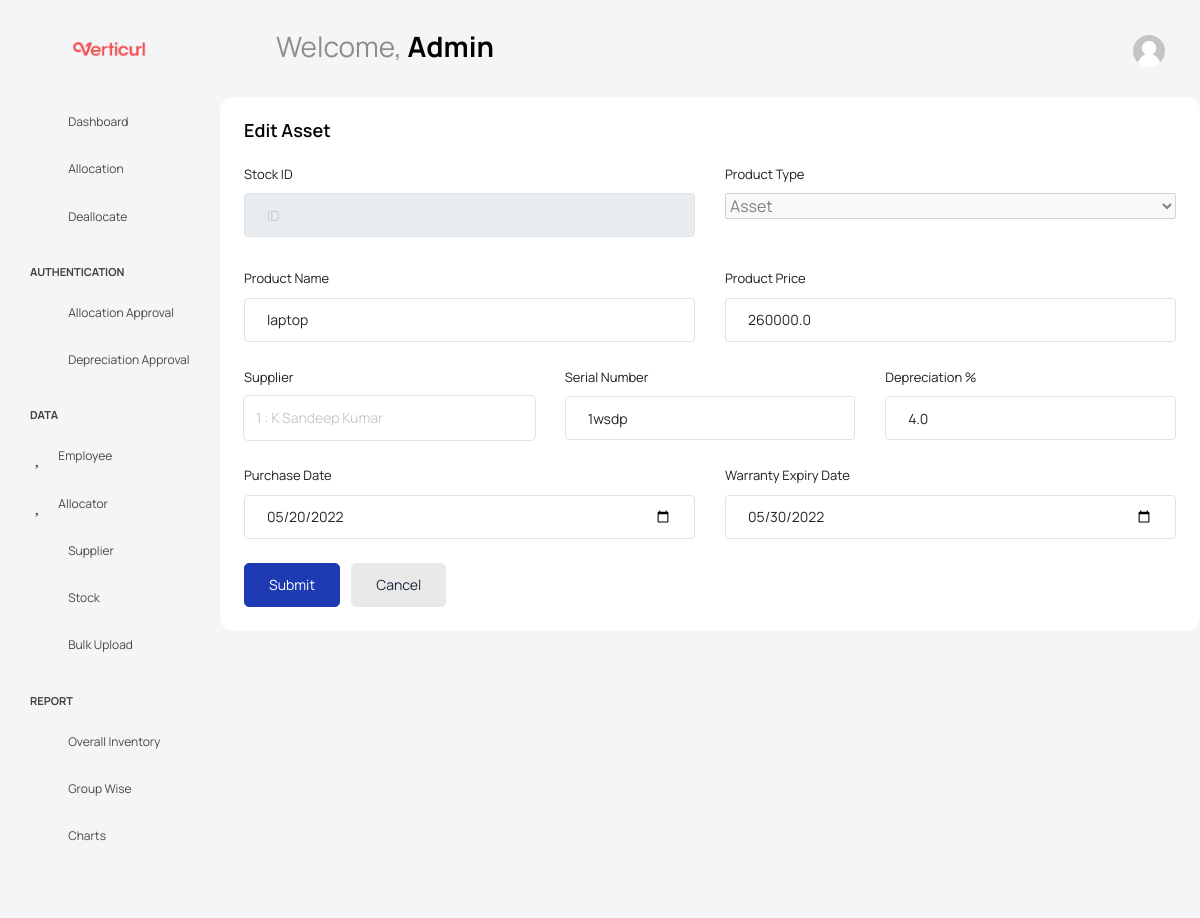
Screenshot of /editAsset/1/ with the database file from the repository.
### App/models.py (models this page shows, shortened)
class Asset(models.Model):
    aid = models.ForeignKey(Stock,on_delete=models.CASCADE)
    serial_number = models.CharField(max_length=100)
    depreciation = models.FloatField()
    warranty_date = models.DateField()
    status = models.IntegerField()
    age = models.IntegerField()
    depActive = models.IntegerField()

class Stock(models.Model):
    id = models.IntegerField(primary_key=True)
    product_name = models.CharField(max_length=100)
    product_price = models.FloatField()
    product_type = models.CharField(max_length=20)
    supplier = models.ForeignKey(Supplier, on_delete=models.CASCADE)
    dop = models.DateField()
    temp = models.CharField(max_length=100)

class Supplier(models.Model):
    sid = models.IntegerField(primary_key=True)
    mobile = models.CharField(max_length=10)
    name = models.CharField(max_length=30)
    email = models.EmailField()
    product_type = models.CharField(max_length=20)
    GST = models.CharField(max_length=50)
    address = models.CharField(max_length=500)
    pincode = models.IntegerField()

### App/views.py (the view, shortened to what this page needs)
# urls.py: path('editAsset/<str:pk>/', views.editAsset, name='editAsset'),
def editAsset(request,pk):
    su = Stock.objects.get(id=pk)
    emp = Asset.objects.get(aid=su)
    sdate = su.dop.strftime("%Y-%m-%d")
    con = Supplier.objects.exclude(product_type='Consumables')
    exp = emp.warranty_date.strftime("%Y-%m-%d")
    context = {
        'ls': emp,
        'sdate': sdate,
        'con': con,
        'exp': exp,
    }
    return render(request, 'App/Admin/Stock/editAsset.html',context)

### templates/App/Admin/Stock/editAsset.html (shortened to what this page needs)
<!DOCTYPE html>
{% load static %}
<html lang="en">
<head>
  <link rel="stylesheet" href="{% static 'vendors/feather/feather.css'%} ">
  <link rel="stylesheet" href="{% static 'vendors/mdi/css/materialdesignicons.min.css'%} ">
  <link rel="stylesheet" href="{% static 'vendors/ti-icons/css/themify-icons.css'%} ">
  <link rel="stylesheet" href="{% static 'vendors/typicons/typicons.css'%} ">
  <link rel="stylesheet" href="{% static 'vendors/simple-line-icons/css/simple-line-icons.css'%} ">
  <link rel="stylesheet" href="{% static 'vendors/css/vendor.bundle.base.css'%} ">
  <link rel="stylesheet" href="{% static 'vendors/datatables.net-bs4/dataTables.bootstrap4.css'%} ">
  <link rel="stylesheet" type="text/css" href="{% static 'js/select.dataTables.min.css'%} ">
  <link rel="stylesheet" href="{% static 'vendors/select2/select2.min.css'%} ">
  <link rel="stylesheet" href="{% static 'vendors/select2-bootstrap-theme/select2-bootstrap.min.css'%} ">
  <link rel="stylesheet" href="{% static 'css/vertical-layout-light/style.css'%} ">
</head>
<body class="with-welcome-text">
  <div class="container-scroller">
    <nav class="navbar default-layout col-lg-12 col-12 p-0 fixed-top d-flex align-items-top flex-row">
      <div class="text-center navbar-brand-wrapper d-flex align-items-center justify-content-start">
        <div class="me-3">
          <button class="navbar-toggler navbar-toggler align-self-center" type="button" data-bs-toggle="minimize">
            <span class="icon-menu"></span>
          </button>
        </div>
        <div>
          <a class="navbar-brand brand-logo" href="/Admin_Dashboard/">
            <img src="{% static 'Assert/Logo3.png'%}" alt="logo" />
          </a>
        </div>
      </div>
      <div class="navbar-menu-wrapper d-flex align-items-top">
        <ul class="navbar-nav">
          <li class="nav-item font-weight-semibold d-none d-lg-block ms-0">
            <h1 class="welcome-text">Welcome, <span class="text-black fw-bold">Admin</span></h1>
          </li>
        </ul>
        <ul class="navbar-nav ms-auto">
          <li class="nav-item dropdown d-none d-lg-block user-dropdown">
            <a class="nav-link" id="UserDropdown" href="#" data-bs-toggle="dropdown" aria-expanded="false">
              <img class="img-xs rounded-circle" src="{% static 'images/empty_face.jpg' %}" alt="Profile image"> </a>
          </li>
        </ul>
      </div>
    </nav>
    <div class="container-fluid page-body-wrapper">
      <nav class="sidebar sidebar-offcanvas" id="sidebar">
        <ul class="nav">
          <li class="nav-item">
            <a class="nav-link" href="/Admin_Dashboard/">
              <i class="mdi mdi-grid-large menu-icon"></i>
              <span class="menu-title">Dashboard</span>
            </a>
          </li>
          <li class="nav-item">
            <a class="nav-link" href="/allocate/">
              <i class="menu-icon mdi mdi-account-key"></i>
              <span class="menu-title">Allocation</span>
            </a>
          </li>
          <li class="nav-item">
            <a class="nav-link" href="\deallocate\">
              <i class="menu-icon mdi mdi-account-minus"></i>
              <span class="menu-title">Deallocate</span>
            </a>
          </li>
          <li class="nav-item nav-category">Authentication</li>
          <li class="nav-item">
            <a class="nav-link" href="/allocationApproval/">
              <i class="menu-icon mdi  mdi mdi-check"></i>
              <span class="menu-title">Allocation Approval</span>
            </a>
          </li>
          <li class="nav-item">
            <a class="nav-link" href="/depreciationApproval/">
              <i class="menu-icon ti-arrow-down"></i>
              <span class="menu-title">Depreciation Approval</span>
            </a>
          </li>
          <li class="nav-item nav-category">Data</li>
          <li class="nav-item">
            <a class="nav-link" href="/employee/">
              <i class="menu-icon mdi  mdi mdi-account"></i>
              <span class="menu-title">Employee</span>
            </a>
          </li>
            <li class="nav-item">
            <a class="nav-link" href="/newAllocator/">
              <i class="menu-icon mdi  mdi mdi-account"></i>
              <span class="menu-title">Allocator</span>
            </a>
          </li>
          <li class="nav-item">
            <a class="nav-link" href="/supplier/">
              <i class="menu-icon mdi mdi-worker"></i>
              <span class="menu-title">Supplier</span>
            </a>
          </li>
          <li class="nav-item">
            <a class="nav-link" href="/stock/">
              <i class="menu-icon mdi mdi-cart"></i>
              <span class="menu-title">Stock</span>
            </a>
          </li>
            <li class="nav-item">
            <a class="nav-link" href="/bulk/">
              <i class="menu-icon mdi mdi-cloud"></i>
              <span class="menu-title">Bulk Upload</span>
            </a>
          </li>
          <li class="nav-item nav-category">Report</li>
          <li class="nav-item">
            <a class="nav-link"  href="/overallInventory/" >
              <i class="menu-icon mdi mdi-book-open"></i>
              <span class="menu-title">Overall Inventory</span>
            </a>
          </li>
          <li class="nav-item">
            <a class="nav-link" data-bs-toggle="collapse" href="#general-pages" aria-expanded="false" aria-controls="general-pages">
              <i class="menu-icon mdi mdi-book-multiple"></i>
              <span class="menu-title">Group Wise</span>
              <i class="menu-arrow"></i>
            </a>
          </li>
          <li class="nav-item">
            <a class="nav-link" data-bs-toggle="collapse" href="#error" aria-expanded="false" aria-controls="error">
              <i class="menu-icon mdi mdi mdi-chart-line"></i>
              <span class="menu-title">Charts</span>
              <i class="menu-arrow"></i>
            </a>
          </li>
        </ul>
      </nav>
      <div class="main-panel">
        <div class="col-12 grid-margin stretch-card">
              <div class="card">
                <div class="card-body">
                  <h4 class="card-title">Edit Asset</h4>
                  <form class="forms-sample" method="post">
                    <div class="form-group row">
                      <div class="col">
                          <label>Stock ID</label>
                          <input disabled type="text" class="form-control" id="Empid" placeholder="ID">
                      </div>
                      <div class="col">
                           <div  class="form-group">
                            <label>Product Type</label>
                            <select disabled class="js-example-basic-single w-100">
                              <option value="asset">Asset</option>
                            </select>
                          </div>
                        </div>
                      </div>
                    <div class="form-group row">
                        <div class="col">
                          <label>Product Name</label>
                          <input required type="text" class="form-control" name="product_name" value="{{ls.aid.product_name}}">
                        </div>
                        <div class="col">
                          <label>Product Price</label>
                          <input required type="text" class="form-control" name="product_price" value="{{ls.aid.product_price}}">
                        </div>
                      </div>
                    <div class="form-group row">
                      <div class="col" id="CSUP" >
                        <label >Supplier </label>
                        <select required  class="form-control" name="supplier">
                          <option selected="selected" value="{{ls.aid.supplier.sid}}" >{{ls.aid.supplier.sid}} : {{ls.aid.supplier.name}}</option>
                        </select>
                      </div>
                      <div class="col"  id="SN" >
                          <label>Serial Number</label>
                          <input  type="text" class="form-control" name="serial_number" value="{{ls.serial_number}}">
                        </div>
                      <div class="col"  id="DP" >
                          <label>Depreciation %</label>
                          <input step="0.01"  type="number" class="form-control" name="depreciation" value="{{ls.depreciation}}">
                        </div>
                    </div>
                    <div class="form-group row">
                      <div  class="col" >
                          <label>Purchase Date</label>
                          <input required type="date" class="form-control" name="dop" value="{{sdate}}">
                        </div>
                      <div class="col" id="WE" >
                          <label>Warranty Expiry Date</label>
                          <input  type="date" class="form-control" name="warranty_date" value="{{exp}}">
                        </div>
                    </div>
                    <button type="submit" class="btn btn-primary me-2" id="submit" name="submit">Submit</button>
                    <a class="btn btn-light" href="/stock/">Cancel</a>
                  </form>
                </div>
              </div>
            </div>
      </div>
      </div>
    </div>
</body>
</html>

### rows the page displays
Asset: product_name "laptop", product_price "260000.0", supplier "1 : K Sandeep Kumar", serial_number "1wsdp", depreciation "4.0"
